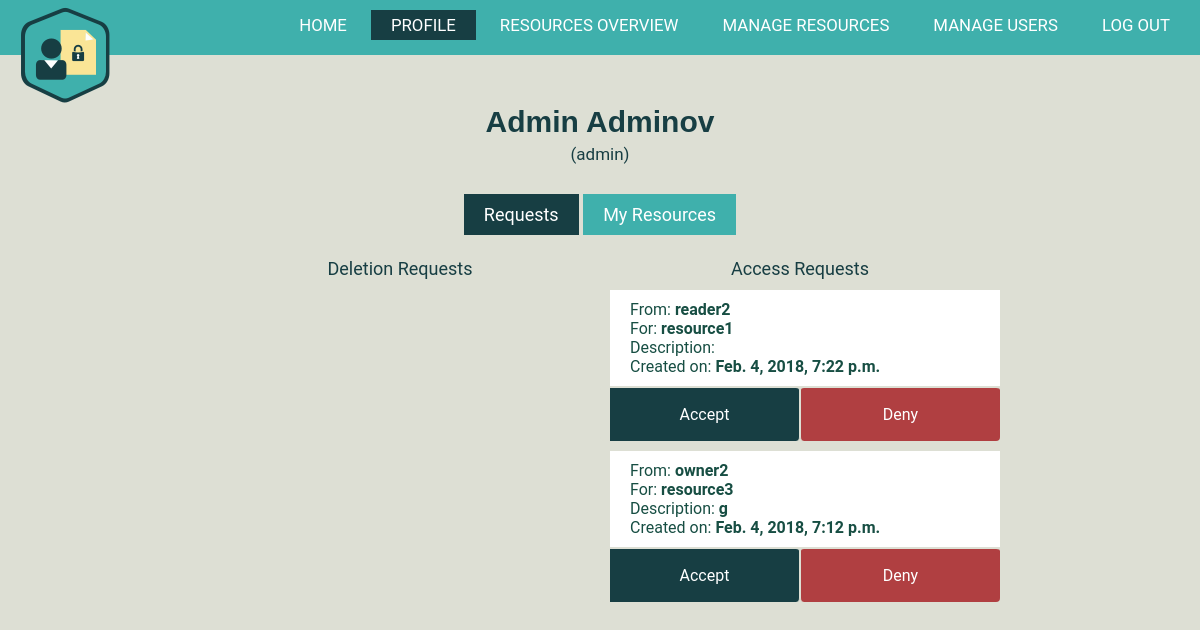
/profile/ (signed in), run on the app's committed database.
### AuthorizationManagement/models.py (models this page shows)
class Request(models.Model):
    sender = models.ForeignKey(CustomUser, on_delete = models.CASCADE)
    creationDate = models.DateTimeField(default=datetime.now, blank=True)
    resource = models.ForeignKey(Resource, on_delete = models.CASCADE)
    description = models.CharField(max_length=250, default = '')
    type=""
    class Meta:
        abstract = True
        unique_together=('sender','resource',)

class AccessRequest(Request):
    type = 'access'

class Resource(models.Model):
    type = models.CharField(max_length=50, default = '')
    name = models.CharField(max_length=150, default = '')
    description = models.CharField(max_length=250, default = '')
    creationDate = models.DateTimeField(default=datetime.now, blank=True)
    readers = models.ManyToManyField(CustomUser, related_name= 'reader')
    owners = models.ManyToManyField(Owner, related_name= 'owner')
    link = models.FileField(upload_to='')

### AuthorizationManagement/views.py (the view)
# urls.py: re_path(r'^profile/$', ProfileView.as_view(), name = 'profile'),
@method_decorator(login_required, name='dispatch')
class ProfileView(generic.ListView):
    model = AccessRequest.objects.none()
    template_name = 'AuthorizationManagement/profile.html'
    context_object_name = "requests_list"
    paginate_by = 4
    def get(self,request):
        current_user = self.request.user
        resources = MyResourcesView.get_queryset(self)
        if resources.exists():
            self.model = AccessRequest.objects.filter(resource__in=resources).order_by('-creationDate')
        if self.model.exists():
            if current_user.is_staff and DeletionRequest.objects.all().exists():
                self.model=get_sorted_requests(self.model, DeletionRequest.objects.all())
        else:
            if current_user.is_staff and DeletionRequest.objects.all().exists():
                self.model = DeletionRequest.objects.all()
        return super(ProfileView, self).get(request)
    def get_queryset(self):
        return self.model
    def get_context_data(self, **kwargs):
        context = super(ProfileView, self).get_context_data(**kwargs)
        context['is_admin'] = self.request.user.is_staff
        return context

### AuthorizationManagement/views.py (called while the page is built)
    def get_queryset(self):
        current_user = Owner.objects.get(id=self.request.user.id)
        return current_user.owner.all()

### AuthorizationManagement/templates/AuthorizationManagement/profile.html (shortened to what this page needs)
{% extends "AuthorizationManagement/base.html" %}
{% block profile %}
	class="active";
{% endblock %}
{% block styles %}
	{% load static %}
	<link href="{% static 'AuthorizationManagement/css/home.css' %}" rel="stylesheet" type="text/css"/>
	<link rel="stylesheet" type="text/css" href="{% static 'AuthorizationManagement/css/modal_dialog_req.css' %}" />
	<link rel="stylesheet" type="text/css" href="{% static 'AuthorizationManagement/css/profile.css' %}" />
	<link rel="stylesheet" type="text/css" href="{% static 'AuthorizationManagement/css/resources-overview.css' %}" />
{% endblock %}
{% block body %}
		<div class="body">
		<button onclick="showEditForm()" class="name" id="name"><strong>{{ user.first_name }} {{user.last_name}}</strong></button>
		<p>({{user.username}})</p>
		</div>
	{% block requests_or_resources %}
	<div class="mini-nav">
			<a href="/profile/" class="current">Requests</a></li>
			<a href="/profile/my-resources" class="noncurrent">My Resources</a></li>
	</div>
{% if is_admin %}
	<div class="admin-container">
		 <p class="access-request"> Access Requests </p>
		 <p class="deletion-request"> Deletion Requests </p>
		{% for request in requests_list %}
			{% if request.type == 'access' %}
			<div class="admin-info">
			    <p> From: <strong>{{request.sender.username}} </strong></p>
				<p> For: <strong>{{request.resource.name}} </strong></p>
				<p> Description: <strong>{{request.description}} </strong></p>
				<p> Created on: <strong>{{request.creationDate}}</strong></p>
			</div>
				<a href="#approve-request-{{request.pk}}" class="admin-accept-btn"> Accept </a>
				<a href="#deny-request-{{request.pk}}" class="admin-deny-btn"> Deny </a>
				{% endif %}
         {% endfor %}
	</div>
{% endif %}
{% endblock %}
{% endblock %}

### AuthorizationManagement/static/AuthorizationManagement/css/base.css (style rules this page uses)
* { margin:0; padding:0; }
body { background-color: #dddfd4; }

### AuthorizationManagement/static/AuthorizationManagement/css/profile.css (style rules this page uses)
.body { text-align: center; font-family: "Roboto", sans-serif; font-size: 17px; color: #173e43; margin-top: 50px; }
.name { font-size: 30px; border: none; background: none; text-decoration: none; margin-bottom: 5px; color: #173e43; }
.mini-nav { font-family: "Roboto", sans-serif; font-size: 1.5vw; margin-top: 40px; text-align: center; }
.current { padding: 10px 20px; text-decoration: none; color: white; background: #173e43; }
.noncurrent { padding: 10px 20px; text-decoration: none; color: white; background: #3fb0ac; }
.admin-container { display: grid; grid-template-columns: repeat(6, 1fr); grid-template-rows: 40px auto 55px auto 55px; grid-auto-flow: column; font-family: "Roboto", sans-serif; margin-top: 15px; }
.access-request { grid-column: 4/6; color: #173e43; text-align: center; font-size: 18px; padding: 5px 10px; margin-top: 13px; }
.deletion-request { grid-column: 2/4; color: #173e43; text-align: center; font-size: 18px; padding: 5px 10px; margin-top: 13px; }
.admin-info { grid-column: 4/6; border-top: 10px solid #dddfd4; border-left: 10px solid #dddfd4; background: #ffffff; text-decoration: none; text-align: left; padding: 10px 20px; color: #174e43; font-size: 16px; }
.admin-accept-btn { grid-column: 4/5; text-decoration: none; background: #173e43; color: white; padding: 17px 20px; text-align:center; border-top: 2px solid #dddfd4; border-right: 1px solid #dddfd4; border-left: 10px solid #dddfd4; border-radius: 4px; }
.admin-deny-btn { grid-column: 5/6; text-decoration: none; background: #b03f41; color: white; padding: 17px 20px; text-align: center; border-top: 2px solid #dddfd4; border-left: 1px solid #dddfd4; border-radius: 4px; }

### data on the page
AccessRequest: sender.username "reader2", resource.name "resource1", creationDate "Feb. 4, 2018, 7:22 p.m."
AccessRequest: sender.username "owner2", resource.name "resource3", description "g", creationDate "Feb. 4, 2018, 7:12 p.m."

### other printed values
{{ user.first_name }} "Admin"
{{ user.last_name }} "Adminov"
{{ user.username }} "admin"
